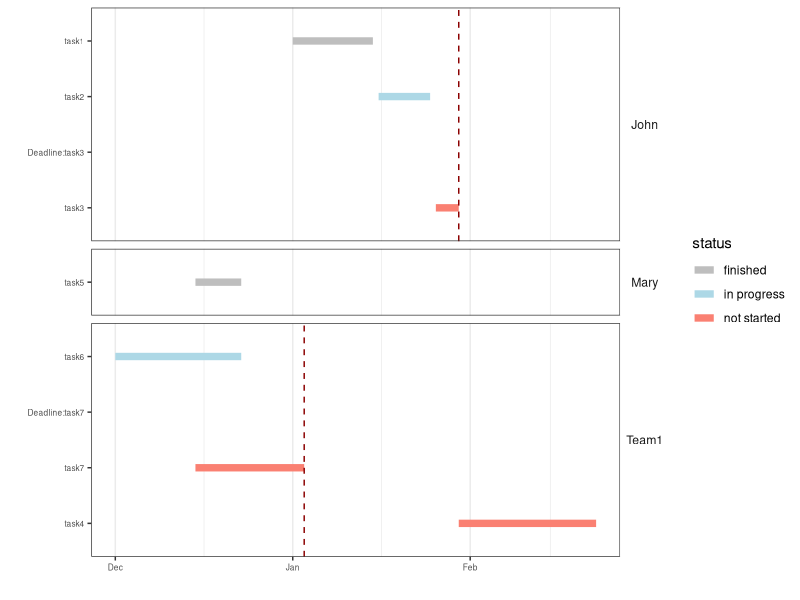
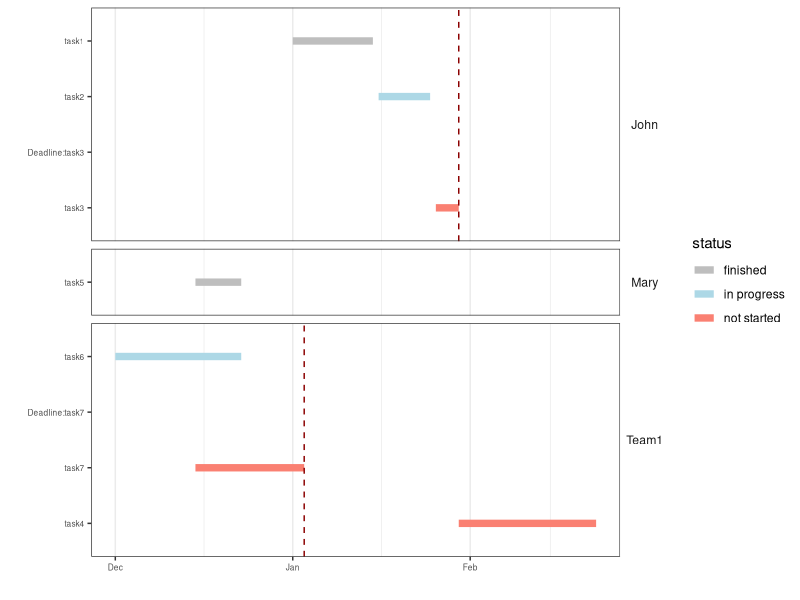

The R script that drew these images, in order:
# Load neccessary packages
library(data.table)
library(ggplot2)
library(stringr)

# Read in input data
# format: 
# content,group,member,start,end,status
# task1,John,NA,30/01/17,30/02/17,finished
# task2,Team1,NA,30/01/17,30/02/17,not started
# Deadline: task3,John,NA,30/01/17,30/01/17,in progress
dat <- fread('example_timeline.txt')

# Prepare data
dat$start <- as.Date(dat$start, format = '%d/%m/%y')
dat$end <- as.Date(dat$end, format = '%d/%m/%y')
dat <- dat[order(dat$end, decreasing = TRUE), ]

# Here order the individuals/teams
dat$group <- factor(dat$group, levels = c('John', 'Jack', 'Mary', 'Team1'))
dat$content <- factor(dat$content, levels = as.character(unique(dat$content)))

# Separately parse deadlines
deadlines <- dat[str_detect(dat$content, 'Deadline'), ]

# Visualize
gantt <- ggplot(data = dat) +
  geom_segment(aes(x = start, xend = end, y = content, yend = content, colour = status), size = 2.5) +
  theme_bw() + theme_bw() + facet_grid(group ~ ., drop = TRUE, scales = "free_y", space = "free") + 
  theme(axis.text = element_text(size = 6), panel.grid.minor.y = element_blank(), 
        panel.grid.major.y = element_blank(), 
        strip.text.y = element_text(angle = 0),
        strip.background = element_rect(colour = "black", fill = "white",
                                        size = 0)) + 
  geom_vline(aes(xintercept = as.numeric(Sys.Date())), colour="red", linetype = 1, size = 0.25) +
  geom_vline(data = deadlines, aes(xintercept = as.numeric(deadlines$start)), colour = 'darkred', linetype = 2) + 
  scale_colour_manual(values = c("finished" = "grey", "in progress" = "lightblue", "not started" = "salmon")) + ylab('') + xlab('')

gantt

# Adjust size and save as .png  
ggsave('gantt_test.png', dpi = 600, width = 8 * 1.3, height = 4 * 1.3, units = 'in')
